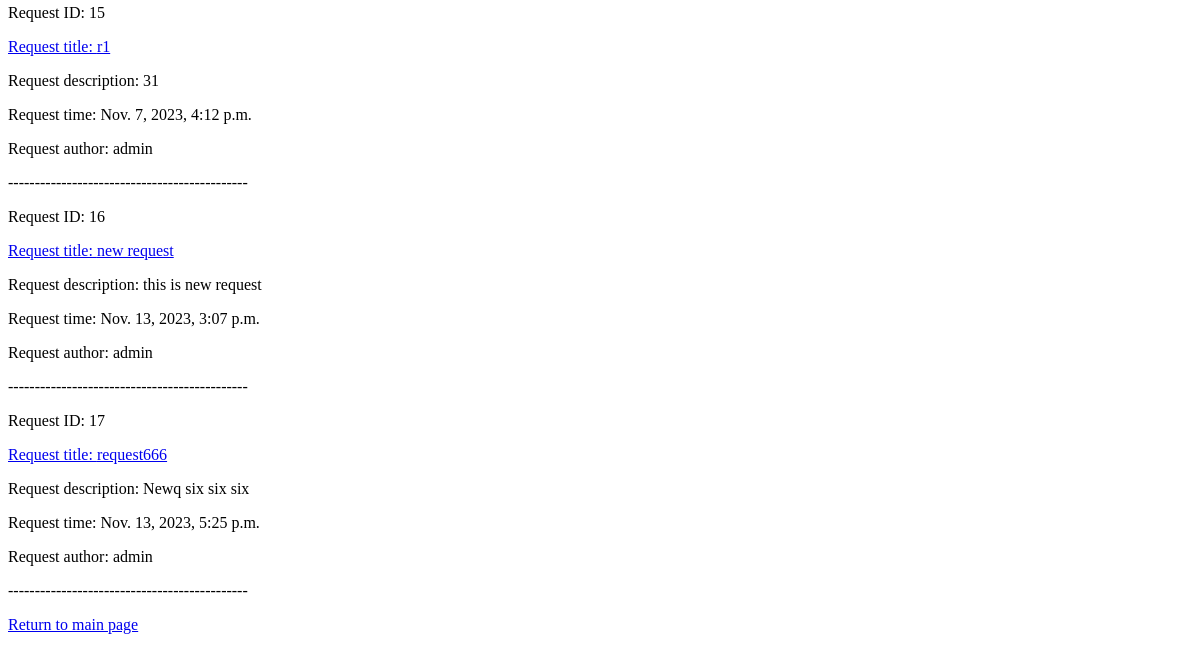
The app's page /requests/ (lower part), older data.
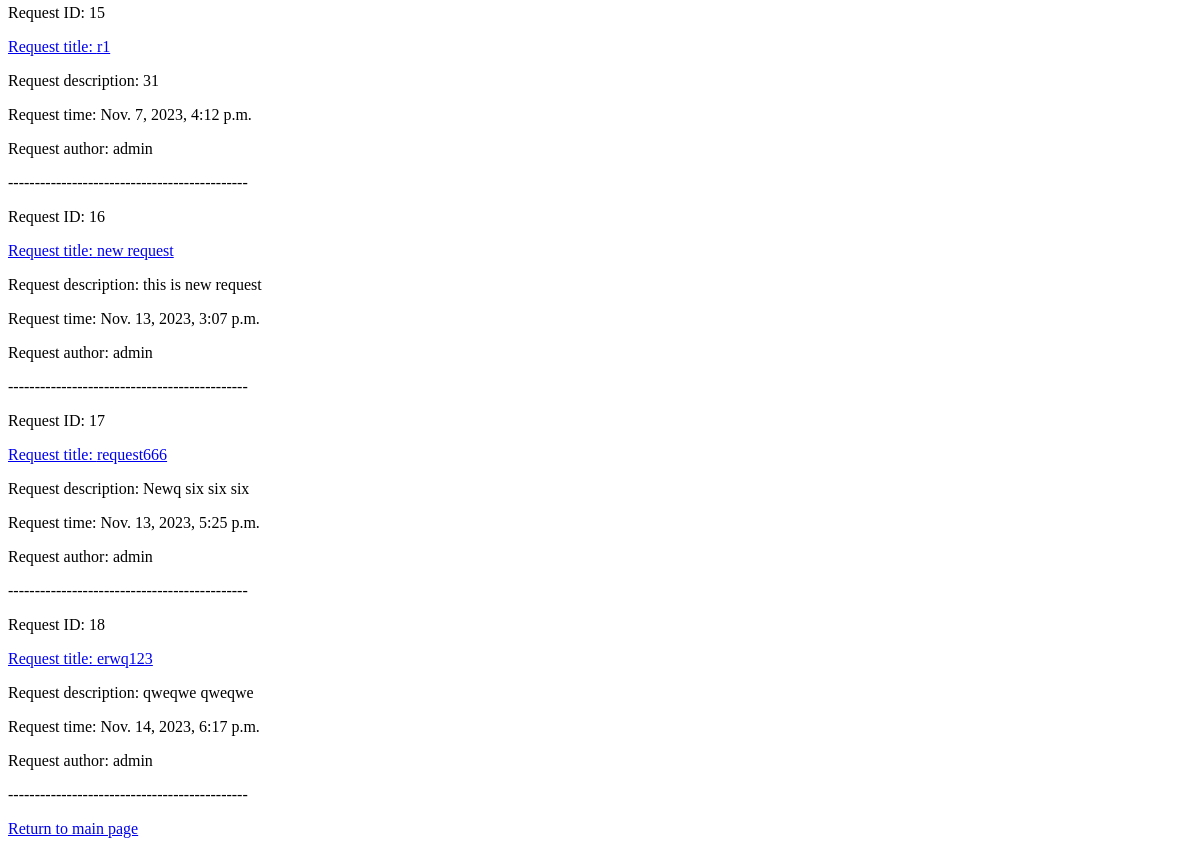
The same page, newer data.
### SomeRequests/models.py (models this page shows, shortened)
class UserRequest(models.Model):
    title = models.CharField(max_length=100)
    description = models.TextField(blank=True, null=False)
    created_at = models.DateTimeField(auto_now_add=True)
    user = models.ForeignKey(User, on_delete=models.PROTECT)

### SomeRequests/views.py (the view, shortened to what this page needs)
# urls.py: path('requests/', RequestsView.as_view(), name='requests'),
class RequestsView(View):
    def get(self, request: HttpRequest) -> HttpResponse:
        context = {
            'form': RequestForm(),
            'requests': UserRequest.objects.all()
        }
        return render(request, 'SomeRequests/view_requests.html', context=context)

### SomeRequests/templates/SomeRequests/view_requests.html (shortened to what this page needs)
{% extends "SomeRequests/base.html" %}
{% block body %}
    {% if request %}
    {% for request in requests %}
        <p>Request ID: {{request.pk}}</p>
        <p><a href="{% url 'SomeRequests:request_data_view' pk=request.pk %}"
            >Request title: {{request.title}}</a></p>
        <p>Request description: {{request.description}}</p>
        <p>Request time: {{request.created_at}}</p>
        <p>Request author: {{request.user.username}}</p>
        <p>---------------------------------------------</p>
    {% endfor %}
    {% else %}
        No requests yet
    {% endif %}
    <p>
        <a href="{% url 'SomeRequests:main_page' %}">
            Return to main page
        </a>
    </p>
{% endblock body %}

Row changes from the older to the newer data that the page shows:
added UserRequest: pk "18", title "erwq123", description "qweqwe qweqwe", created_at "Nov. 14, 2023, 6:17 p.m.", user.username "admin"
